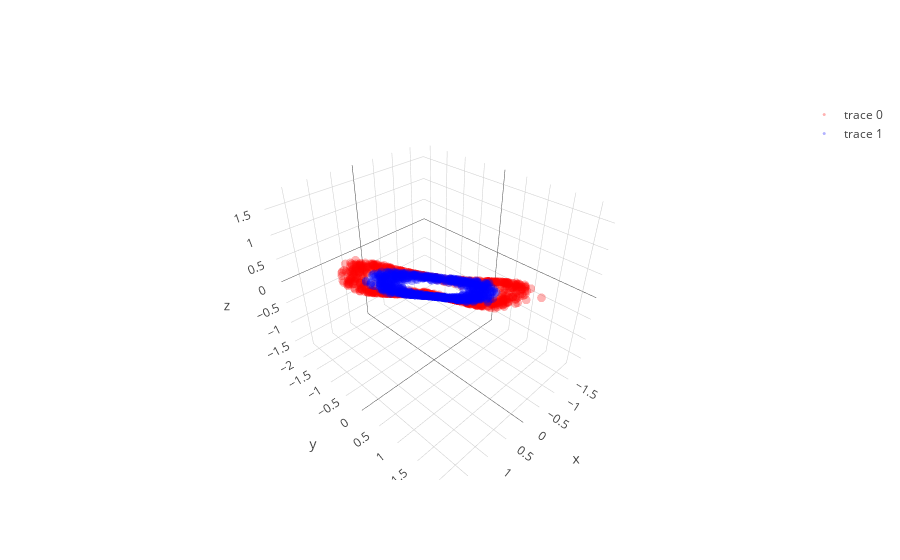
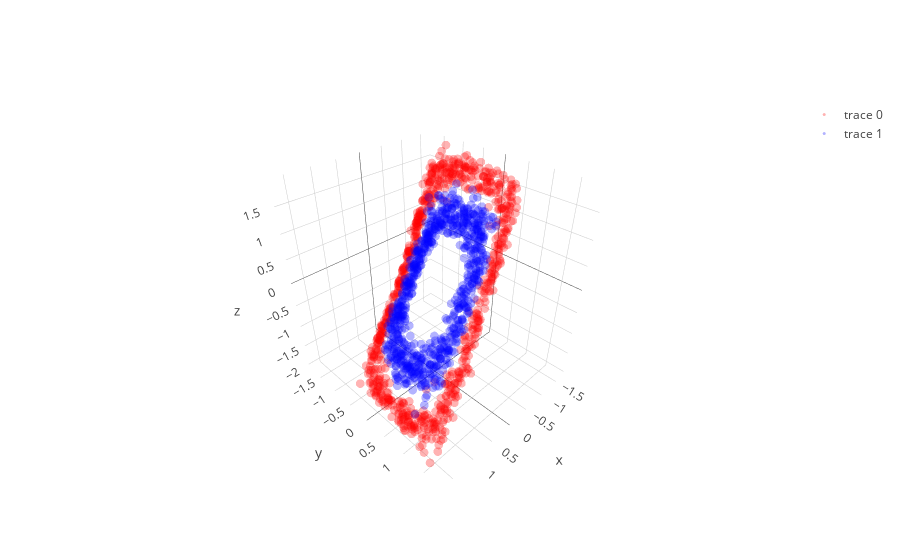

Here is the notebook cell these charts were saved with, in order:
### Code cell
learning_rate = 0.0008; beta1=0.999; beta2=0.999; adam_e = 1e-8 

l1 = PCA_layer(2,3)
l1b= batch_norm()
l2 = PCA_layer(3,3)
l2b= batch_norm()
l3 = PCA_layer(3,2)

mini_batch_size    = 20
training_iteration = 100

copyX = np.copy(X)
for iter in range(training_iteration):

    copyX = shuffle(copyX)
    for current_batch_index in range(0,len(X),mini_batch_size):
        current_batch = copyX[current_batch_index:current_batch_index+mini_batch_size]
        layer1,layer1_var = l1.feed_non(current_batch,0)
        layer1bn = l1b.feed(layer1)
        layer2,layer2_var = l2.feed_non(layer1bn,0)
        layer2bn = l2b.feed(layer2)
        layer3,layer3_var = l3.feed_linear(layer2bn)

        sys.stdout.write("Iter: " + str(iter) + " " + str(layer1_var.mean() + layer2_var.mean() + layer3_var.mean()) + '\r')
        sys.stdout.flush()
        
        grad3 = l3.back_linear()
        grad2bn = l2b.back(grad3)
        grad2 = l2.back_non(grad2bn,cancel=0,sign_value=1)
        grad1bn = l1b.back(grad2)
        grad1 = l1.back_non(grad1bn,cancel=0,sign_value=1)
   
layer1,layer1_var = l1.feed_non(X,0)
layer1bn = l1b.feed(layer1)
layer2,layer2_var = l2.feed_non(layer1bn,0)
layer2bn = l2b.feed(layer2)
layer3,layer3_var = l3.feed_linear(layer2bn)

trace1 = go.Scatter3d(
    x=layer1bn[y==0,0],
    y=layer1bn[y==0,1],
    z=layer1bn[y==0,2],
    mode='markers',
    line=dict(color='red',width=0.5),
    marker=dict(size=3,opacity=0.3)
)
trace2 = go.Scatter3d(
    x=layer1bn[y==1,0],
    y=layer1bn[y==1,1],
    z=layer1bn[y==1,2],
    mode='markers',
    line=dict(color='blue',width=0.5),
    marker=dict(size=3,opacity=0.3)
)
data = [trace1,trace2]
fig  = go.Figure(data=data)
iplot(fig)

trace1 = go.Scatter3d(
    x=layer2bn[y==0,0],
    y=layer2bn[y==0,1],
    z=layer2bn[y==0,2],
    mode='markers',
    line=dict(color='red',width=0.5),
    marker=dict(size=3,opacity=0.3)
)
trace2 = go.Scatter3d(
    x=layer2bn[y==1,0],
    y=layer2bn[y==1,1],
    z=layer2bn[y==1,2],
    mode='markers',
    line=dict(color='blue',width=0.5),
    marker=dict(size=3,opacity=0.3)
)
data = [trace1,trace2]
fig  = go.Figure(data=data)
iplot(fig)

plt.figure(figsize=(8,6))
plt.scatter(layer3[y==0, 0], layer3[y==0, 1], color='red', alpha=0.5)
plt.scatter(layer3[y==1, 0], layer3[y==1, 1], color='blue', alpha=0.5)
plt.show()

### Figure 1 — Plotly figure (JSON) as saved in the notebook; plotly's stock layout.template omitted (floating-point values rounded to 4 significant figures; data arrays with more than 128 entries replaced by an {"elided": "..."} marker saying what was removed)
{"data": [{"line": {"color": "red", "width": 0.5}, "marker": {"opacity": 0.3, "size": 3}, "mode": "markers", "type": "scatter3d", "uid": "e241fab0-f2b1-4084-8f85-55728eff62fc", "x": {"elided": "750 float values"}, "y": {"elided": "750 float values"}, "z": {"elided": "750 float values"}}, {"line": {"color": "blue", "width": 0.5}, "marker": {"opacity": 0.3, "size": 3}, "mode": "markers", "type": "scatter3d", "uid": "559860f5-c860-4088-bf22-03fb9a07eb15", "x": {"elided": "750 float values"}, "y": {"elided": "750 float values"}, "z": {"elided": "750 float values"}}], "layout": {}}

### Figure 2 — Plotly figure (JSON) as saved in the notebook; plotly's stock layout.template omitted (floating-point values rounded to 4 significant figures; data arrays with more than 128 entries replaced by an {"elided": "..."} marker saying what was removed)
{"data": [{"line": {"color": "red", "width": 0.5}, "marker": {"opacity": 0.3, "size": 3}, "mode": "markers", "type": "scatter3d", "uid": "83d6d255-73fb-4211-a888-f791f157c770", "x": {"elided": "750 float values"}, "y": {"elided": "750 float values"}, "z": {"elided": "750 float values"}}, {"line": {"color": "blue", "width": 0.5}, "marker": {"opacity": 0.3, "size": 3}, "mode": "markers", "type": "scatter3d", "uid": "a4b451f0-c3b5-4243-bbd3-88063b4fae27", "x": {"elided": "750 float values"}, "y": {"elided": "750 float values"}, "z": {"elided": "750 float values"}}], "layout": {}}
